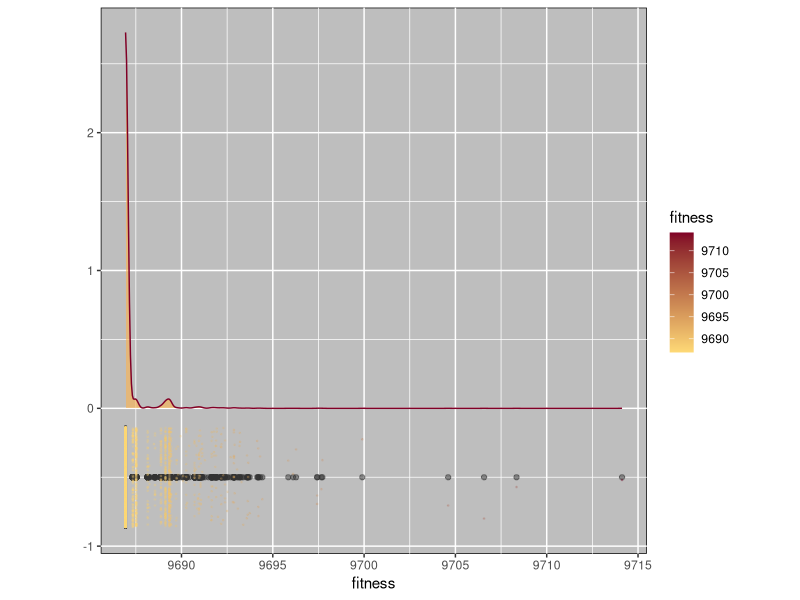
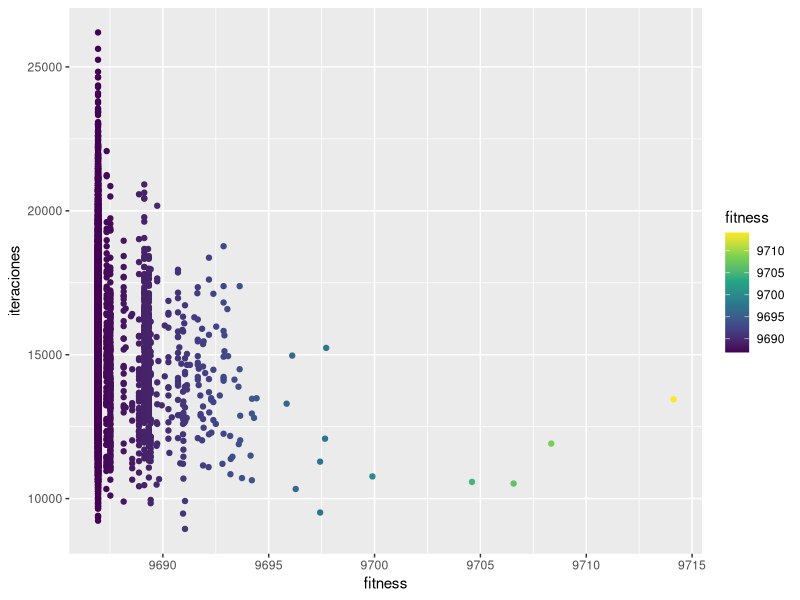

Write R code to recreate these figures, in order.
 library(ggplot2)
library(vioplot)
library(corrplot)
data<-read.csv(file = 'valores_verif_votacionRH0941234.csv',header = FALSE)

m<-as.numeric(data$V1[1])
pTresh<-as.numeric(data$V2[1])
pr<-as.numeric(data$V3[1])

datos<-as.data.frame(data)
names(datos) = c("seed","iteraciones","fitness","tiempo")

library(viridis)
library(viridisLite)
ggplot(datos, aes(x = fitness, y = -0.5)) +
  geom_boxplot(aes(fill = fitness) ,alpha = 0.5) +
  geom_density(aes(x = fitness), inherit.aes = FALSE,fill="#feb24c",alpha=0.6,col="#800026") +
  geom_jitter(aes(x=fitness,col=fitness),height=0.36,alpha=0.2,size=0.3)+
  ylab("")+
  scale_colour_gradient(low="#fed976",high="#800026")+
  theme(aspect.ratio = 4/4,
    panel.background = element_rect(fill = "gray",
                                    colour = "black",
                                    size = 0.5, linetype = "solid")
  )

ggplot(datos, aes(x = fitness, y = iteraciones)) +
  geom_point(aes(col=fitness))+
  scale_colour_viridis_c()

TablaCombFit<-function(){
  datostemp<-datos
  combtemp<-table(datostemp$fitness)/10000
  #if(combtemp[1]>0.85){
    print(paste("Combinacion:"))
    print(combtemp)
    print("")
    #print(datostemp$seed)
  #}
}
PromIter<-function(){
  #datostemp<-datos[which(datos$m==mval & datos$p_tresh==ptreshval & datos$pr==prval),]
  iters<-mean(datos$iteraciones)
  print(iters)
}
print("Para Fitness")
TablaCombFit()

#subdata1<-datos[which(datos$m==m & datos$p_tresh==pTresh & datos$pr==pr),]
subdata1<-datos
print("Calculo Varianza")
print(var(subdata1$fitness))

print("Calculo Desviacion Estandar")
pca<-prcomp(subdata1[3],scale=FALSE)     
print(pca$sdev)
print("")


print("Para Iter")
 PromIter()

print("Calculo Varianza")
print(var(subdata1$iteraciones))

print("Calculo Desviacion Estandar")
pca<-prcomp(subdata1[2],scale=FALSE)     
print(pca$sdev)
print("")
